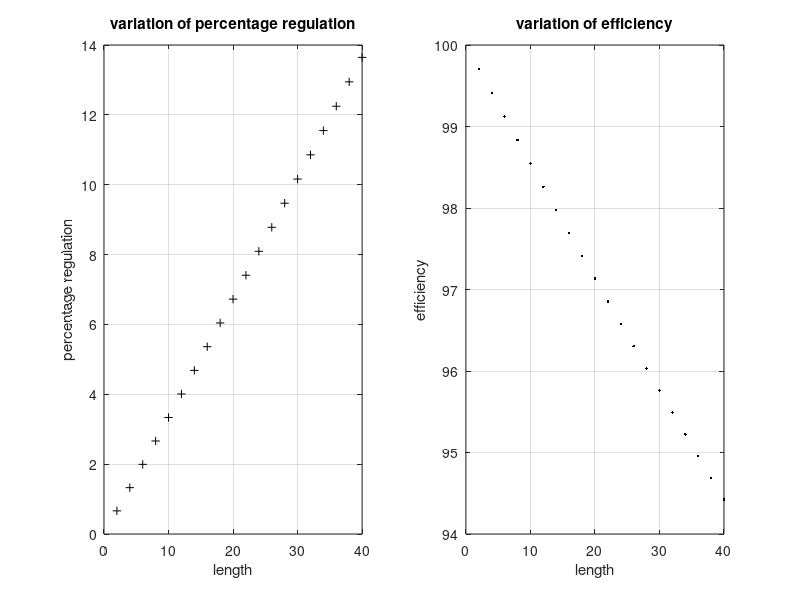

Here is the MATLAB script that generated this plot:
% D:\314126514017\trans_short_line_model_lagging.m

% problem:
% A 220kV 3 phase transmission line is 40km long. The resistance
% per phase is 0.15 ohm/km. and the inductance per phase is 1.3263 mH/km.
% The shunt capacitance is negligible. Use short line model to find the
% voltage and power at the sending end and voltage regulation and
% efficiency when the line supplying a 3 phase load of
% a) 381 MVA; at 0.8 pf lagging ; at 220kV

% MATLAB program for short line model
% lagging power factor

% initial clearing
% -----------------------------
clc;
clear all;
close all;
% -----------------------------

% given values
% resistance per kilometre length of line
resistance = 0.15;

% inductance per kilometre length of line
inductance = 1.3263e-3; % 1.3263 mH
% disp(inductance);

% system frequency
f = 60;

% system inductive reactance
x = 2 * pi * f * inductance;
% disp(x);

% k is for the length and traversing of the vector len;
k = 1;

% Sr receiving end power
% apparent 3 phase
S_r = 381e6; % 381MVA

% Vr --> voltage receiving end per phase
V_r = (220e3 / sqrt(3));

% load power factor
PF = 0.8;

% power factor angle
Pfr_angle = acos(PF); % cos-1(0.8)
% disp('power factor angle');
% disp(Pfr_angle);

% receiving end current per phase
Ir_mag = (S_r / (3 * V_r));

% receiving end power
P_r = S_r * PF;    

I_r = Ir_mag * (cos(Pfr_angle) - (1j * sin(Pfr_angle)));
% disp('I_r');
% disp(I_r);

% preallocating arrays for faster computation
% the matlab way
percent_regulation = zeros(1, 20);
losses = zeros(1, 20);
total_losses = zeros(1, 20);
efficiency = zeros(1, 20);
len = zeros(1, 20);

for l = 2 : 2 : 40
    % resistance per phase
    R = resistance * l;
    
    % reactance per phase
    X = x * l;
    
    V_s = (V_r + I_r * complex(R, X));
    percent_regulation(k) = ((abs(V_s) - V_r) / V_r) * 100;
    losses(k) = (Ir_mag ^ 2) * resistance * l;
    total_losses(k) = 3 * losses(k);
    
    efficiency(k) = (P_r / (P_r + total_losses(k))) * 100;
    
    len(k) = l;
    k = k + 1;
    V_s = abs(V_s);
    I_s = abs(I_r);
end

disp('length');
disp(len);
disp('percentage regulation');
disp(percent_regulation);

disp('efficiency');
disp(efficiency);

disp('voltage at sending end');
disp(V_s);

disp('current at receiving end');
disp(I_r);

% plot showing the percentage regulation
subplot(1, 2, 1), plot(len, percent_regulation, 'k+')
xlabel('length'), ylabel('percentage regulation')
title('variation of percentage regulation'), grid on

% plot showing the efficiency
subplot(1, 2, 2), plot(len, efficiency, 'k.')
xlabel('length'), ylabel('efficiency')
title('variation of efficiency'), grid on



